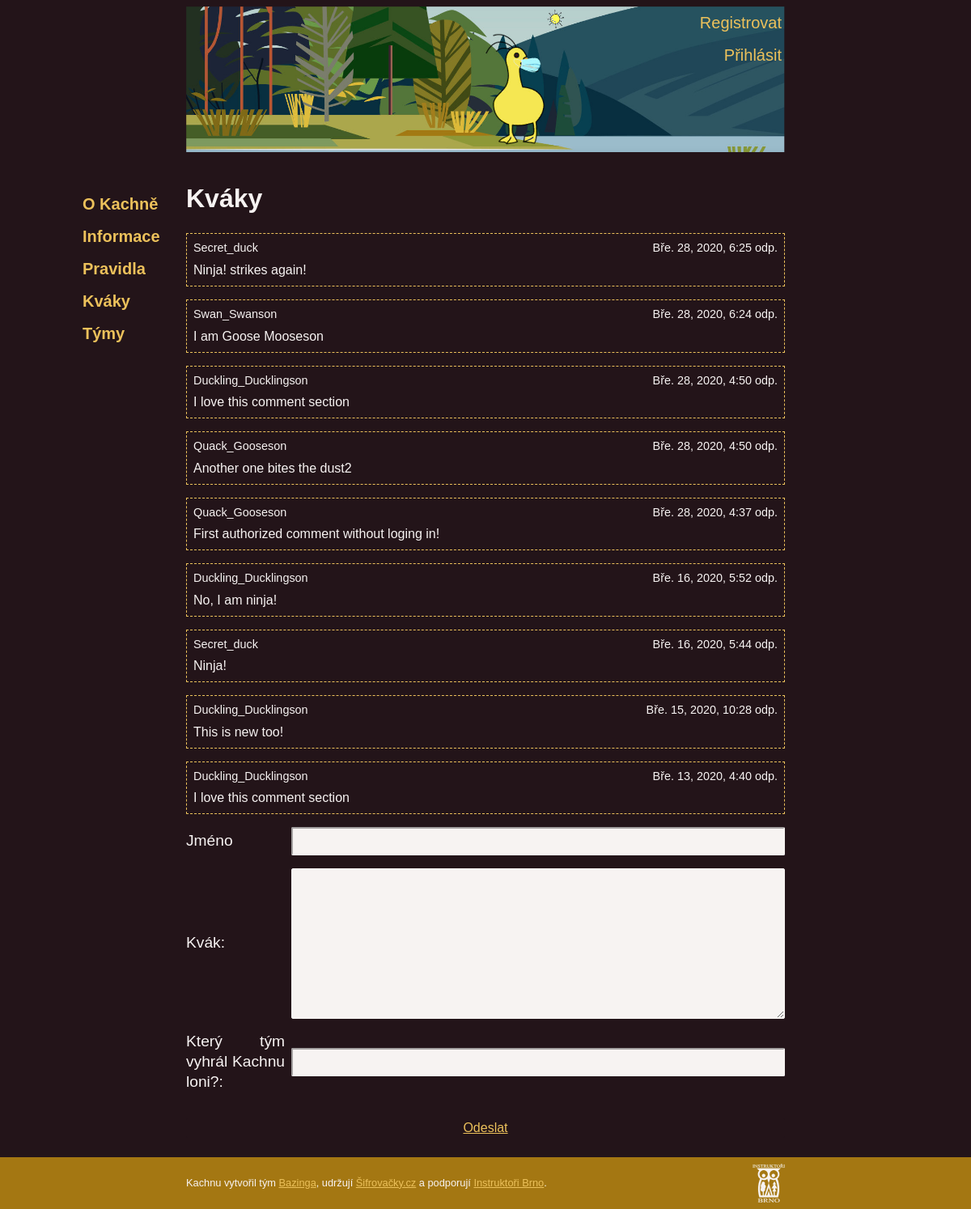
The app's page /quackforum/, older data.
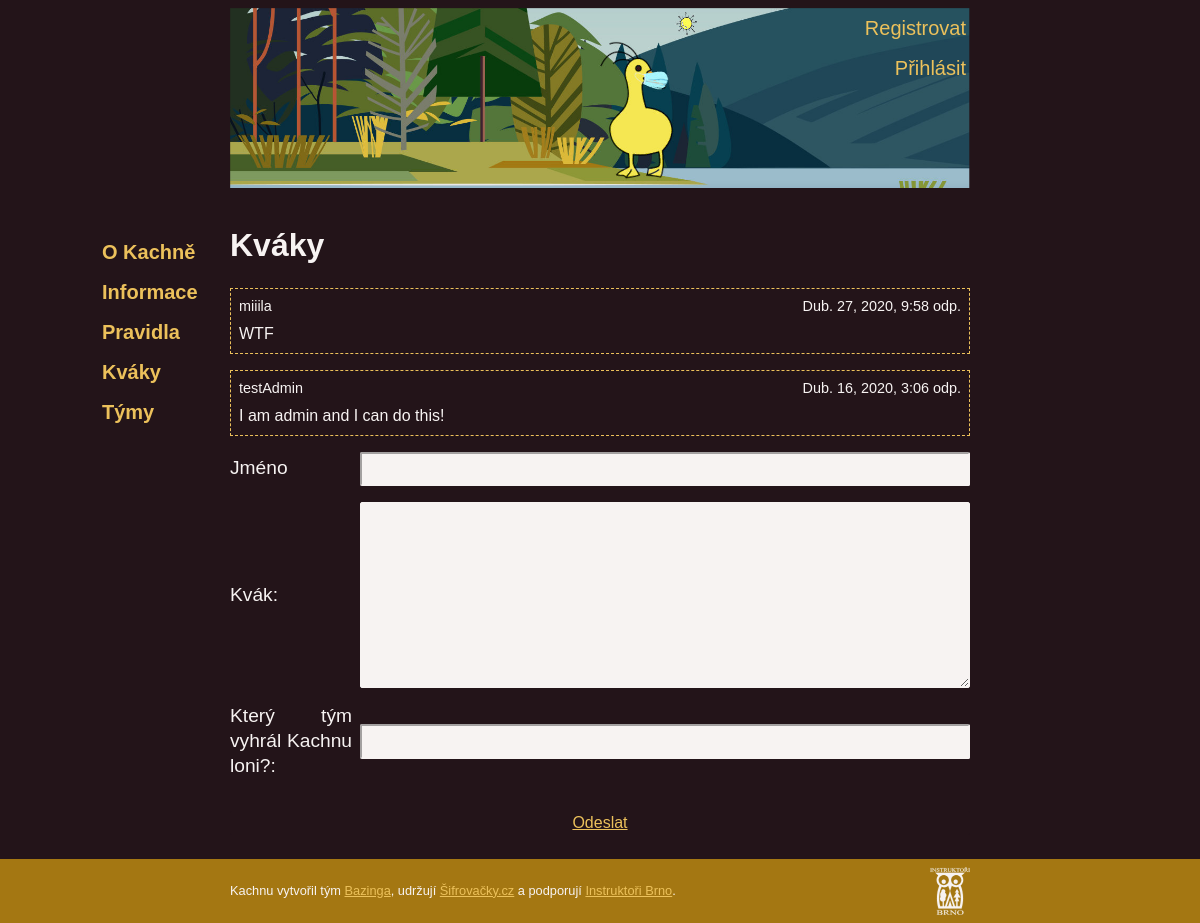
The same page, newer data.
### quack_forum/models.py (models this page shows, shortened)
class QuackForum(models.Model):
    comment = models.TextField(max_length=300)
    user = models.CharField(max_length=100)
    date_time = models.DateTimeField(auto_now=True)

### quack_forum/views.py (the view, shortened to what this page needs)
# urls.py: urlpatterns = [ path('',views.Comment,name = 'forum'),
def Comment(request):
    error_flag = ''
    if request.user.is_authenticated:
        html_path = 'quack_forum/forum.html'
        form = CommentForm()
        if request.method == "POST":
            form = CommentForm(request.POST)
            if form.is_valid():
                form_with_user = form.save(commit=False)
                form_with_user.user = request.user.username
                form_with_user.save()
            form = CommentForm()
    else:
        check_password = "TBD"
        html_path = 'quack_forum/forum_unauthorized.html'
        form = CommentForm()
    comment_list = QuackForum.objects.order_by('-date_time')
    return render(request,html_path,{'form':form,'comment_list':comment_list,'error_flag':error_flag})

### quack_forum/forms.py
class CommentForm(forms.ModelForm):
    class Meta:
        model = QuackForum
        fields = ('comment',)
        labels = {
            'comment': 'Kvák'
        }

### templates/quack_forum/forum_unauthorized.html (shortened to what this page needs)
{% extends "base.html" %}
{% block body_block %}
<div>
    <h1>Kváky</h1>
    <div class="comments">
        {% if comment_list %}
            {% for comment in comment_list %}
                <div class="quack">
                    <div class="quack-user">{{ comment.user }}</div>
                    <div class="quack-date">{{ comment.date_time }}</div>
                    <div class="quack-content">{{ comment.comment }}</div>
                </div>
            {% endfor %}
        {% endif %}
    </div>
    <div class = "form">
        <form method="POST">
            <label for="username">Jméno</label>
            <input type="text" name="username" id="username">
            {{ form }}
            <label for="check">Který tým vyhrál Kachnu loni?:</label>
            <input type="text" name ="check" id="check">
            <input type="submit" value="Odeslat">
        </form>
    </div>
</div>
{% endblock %}

Row changes from the older to the newer data that the page shows:
removed QuackForum: user "Secret_duck", date_time "Bře. 28, 2020, 6:25 odp.", comment "Ninja! strikes again!"
removed QuackForum: user "Swan_Swanson", date_time "Bře. 28, 2020, 6:24 odp.", comment "I am Goose Mooseson"
removed QuackForum: user "Duckling_Ducklingson", date_time "Bře. 28, 2020, 4:50 odp.", comment "I love this comment section"
removed QuackForum: user "Quack_Gooseson", date_time "Bře. 28, 2020, 4:50 odp.", comment "Another one bites the dust2"
removed QuackForum: user "Quack_Gooseson", date_time "Bře. 28, 2020, 4:37 odp.", comment "First authorized comment without loging in!"
removed QuackForum: user "Duckling_Ducklingson", date_time "Bře. 16, 2020, 5:52 odp.", comment "No, I am ninja!"
removed QuackForum: user "Secret_duck", date_time "Bře. 16, 2020, 5:44 odp.", comment "Ninja!"
removed QuackForum: user "Duckling_Ducklingson", date_time "Bře. 15, 2020, 10:28 odp.", comment "This is new too!"
removed QuackForum: user "Duckling_Ducklingson", date_time "Bře. 13, 2020, 4:40 odp.", comment "I love this comment section"
added QuackForum: user "miiila", date_time "Dub. 27, 2020, 9:58 odp.", comment "WTF"
added QuackForum: user "testAdmin", date_time "Dub. 16, 2020, 3:06 odp.", comment "I am admin and I can do this!"
